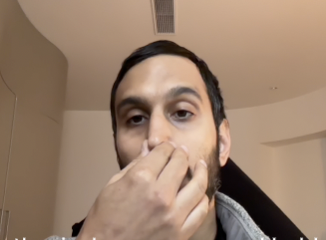
#> input picture assets/social/youtube/retrain/breath-hold-test/cover-still.png, 326 x 240 px, found by its file name
$ python make_co2_tolerance.py
#> lines starting #> are read from the running program, lines starting #| are printed output that depends on the picture
#!/usr/bin/env python3
import math
import os
from PIL import Image, ImageDraw, ImageFont, ImageOps, ImageFilter

HERE = os.path.dirname(os.path.abspath(__file__))
ROOT = os.path.dirname(HERE)
OUT_DIR = os.path.join(ROOT, "assets", "social", "youtube", "co2-tolerance")

S = 2
W, H = 1280 * S, 720 * S
CX = W // 2

CREAM = (248, 241, 232)
WARM_WHITE = (255, 250, 243)
CREAM_DEEP = (241, 231, 217)
CHARCOAL = (32, 39, 33)
INK = (21, 25, 22)
SAGE = (143, 165, 138)
SAGE_DARK = (95, 116, 94)
CLAY = (209, 144, 115)
OLIVE = (105, 120, 97)
MUTED = (125, 132, 118)
PILLAR_DIM = (129, 135, 122)

FONTS = os.path.join(ROOT, "breathing-reel", "fonts")


def font(path, size):
    return ImageFont.truetype(os.path.join(FONTS, path), int(size))


# [7 lines left out: function manrope, not called in this run]


def serif(size, italic=False):
    return font("InstrumentSerif-Italic.ttf" if italic else "InstrumentSerif-Regular.ttf", size)


def gradient_bg():
    small = Image.new("RGB", (64, 36))
#> small: PIL image 64x36 RGB; every value is 0
    px = small.load()
    for y in range(36):
        for x in range(64):
            t = (x / 63 * 0.50 + y / 35 * 0.50)
            if t < 0.5:
                u = t / 0.5
                c = tuple(int(WARM_WHITE[i] + (CREAM[i] - WARM_WHITE[i]) * u) for i in range(3))
            else:
                u = (t - 0.5) / 0.5
                c = tuple(int(CREAM[i] + (CREAM_DEEP[i] - CREAM[i]) * u) for i in range(3))
            px[x, y] = c
    return small.resize((W, H), Image.BILINEAR).convert("RGBA")
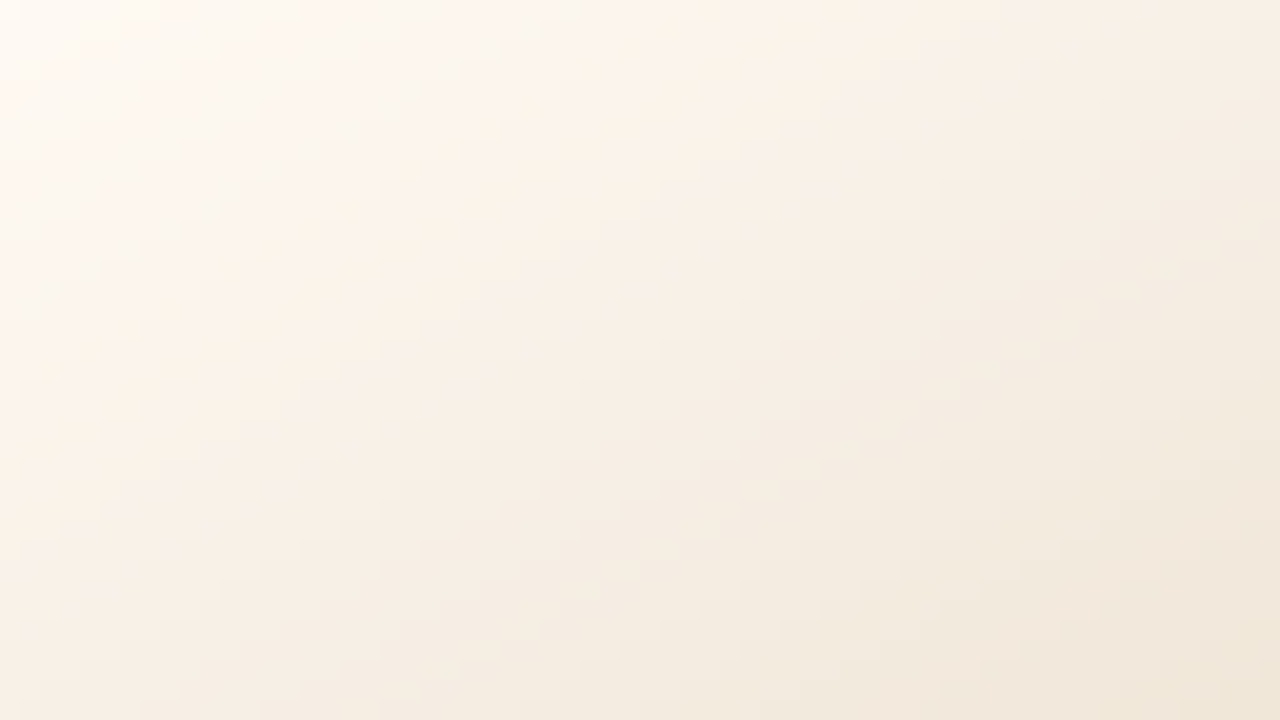
#> returned value: PIL image 2560x1440 RGBA (shown at 1/2 size); mean R, G, B, A 247.5, 240.3, 230.8, 255


def add_rings(img, mode="left"):
#> called with mode = 'left'
    overlay = Image.new("RGBA", (W, H), (0, 0, 0, 0))
#> overlay: PIL image 2560x1440 RGBA; every value is 0
    d = ImageDraw.Draw(overlay)

    def ring(cx, cy, r, color, alpha, width=2 * S):
        d.ellipse([cx - r, cy - r, cx + r, cy + r], outline=color + (alpha,), width=width)

    if mode == "left":
        ring(int(125 * S), int(720 * S), int(380 * S), SAGE_DARK, 32)
        ring(int(125 * S), int(720 * S), int(260 * S), SAGE_DARK, 22)
        ring(int(1000 * S), int(-80 * S), int(300 * S), SAGE, 22)
        ring(int(1075 * S), int(364 * S), int(118 * S), SAGE_DARK, 36)
        ring(int(1075 * S), int(364 * S), int(80 * S), SAGE_DARK, 20)
    else:
        ring(CX, int(350 * S), int(480 * S), SAGE_DARK, 28)
        ring(CX, int(350 * S), int(360 * S), SAGE_DARK, 20)
        ring(int(-40 * S), int(720 * S), int(280 * S), SAGE_DARK, 22)
        ring(int(1330 * S), int(0), int(260 * S), SAGE, 20)
    return Image.alpha_composite(img, overlay)


def key_logo():
    logo = Image.open(os.path.join(ROOT, "assets", "brand", "logo.png")).convert("RGBA")
    px = logo.load()
    for y in range(logo.height):
        for x in range(logo.width):
            r, g, b, a = px[x, y]
            whiteness = min(r, g, b)
            if whiteness >= 250:
                na = 0
            elif whiteness <= 232:
                na = 255
            else:
                na = int(255 * (250 - whiteness) / 18)
            px[x, y] = (r, g, b, min(a, na))
    return logo


# [12 lines left out: functions draw_tracked, tracked_width, not called in this run]


def draw_tracked_center(d, cx, y, text, fnt, fill, tracking):
    x = cx - tracked_width(d, text, fnt, tracking) / 2
    draw_tracked(d, (x, y), text, fnt, fill, tracking)


# [87 lines left out: functions tracked_segments, tracked_segments_width, draw_retrain_pillars, wrap_words, draw_mixed_title, not called in this run]


def add_founder_photo(img):
    panel_w = int(500 * S)
    co2_still = os.path.join(OUT_DIR, "cover-still.png")
    source = co2_still if os.path.exists(co2_still) else os.path.join(ROOT, "assets", "photos", "suraj.jpg")
    photo = Image.open(source).convert("RGB")
    target_ratio = panel_w / H
    photo_ratio = photo.width / photo.height
#> photo_ratio = 1.36
    if photo_ratio > target_ratio:
        new_h = H
        new_w = int(H * photo_ratio)
#> new_w = 1956
    else:
        new_w = panel_w
        new_h = int(panel_w / photo_ratio)
    photo = photo.resize((new_w, new_h), Image.LANCZOS)
#> photo: PIL image 1956x1440 RGB
    left = int((new_w - panel_w) * (0.50 if source == co2_still else 0.55))
#> left = 478
    top = int((new_h - H) * (0.42 if source == co2_still else 0.14))
    photo = photo.crop((left, top, left + panel_w, top + H))
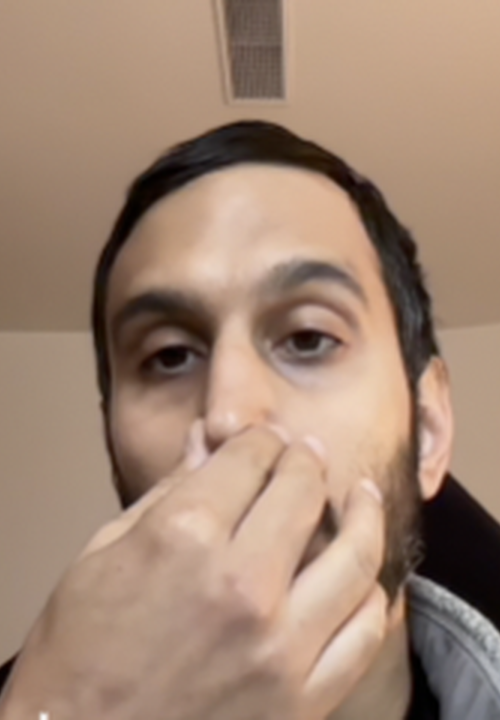
#> photo: PIL image 1000x1440 RGB (shown at 1/2 size); mean R, G, B 161.5, 134.6, 116.2
    gray = ImageOps.autocontrast(ImageOps.grayscale(photo), cutoff=1)
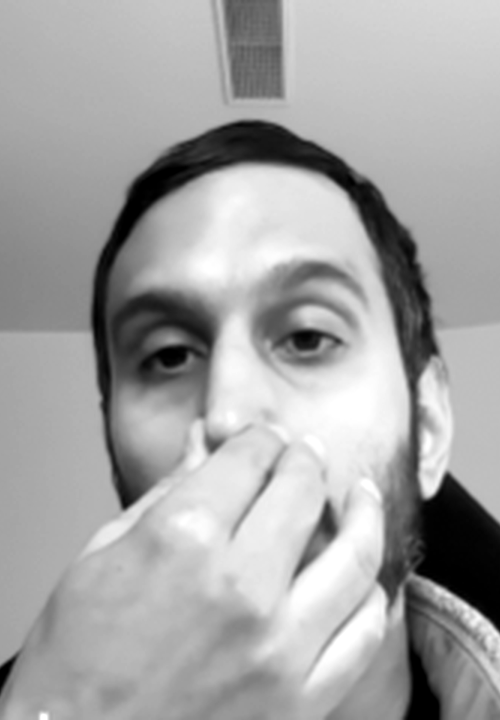
#> gray: PIL image 1000x1440 L (shown at 1/2 size); min 0, max 255, mean 164.8
    duo = ImageOps.colorize(gray, black=(30, 34, 30), white=(238, 232, 222), mid=(116, 128, 112)).convert("RGBA")
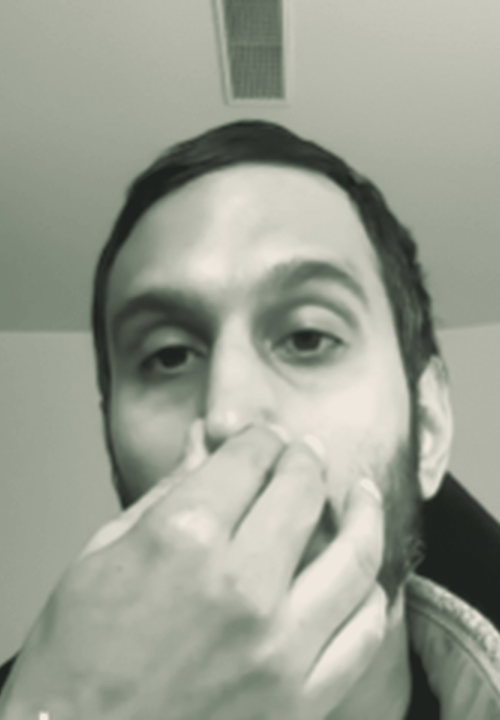
#> duo: PIL image 1000x1440 RGBA (shown at 1/2 size); mean R, G, B, A 154.9, 159.2, 146.6, 255
    duo = duo.filter(ImageFilter.GaussianBlur(0.2 * S))

    mask = Image.new("L", (panel_w, H), 255)
#> mask: PIL image 1000x1440 L; every value is 255
    px = mask.load()
    fade = int(panel_w * 0.46)
    for x in range(panel_w):
        a = 255
        if x < fade:
            v = x / fade
            a = int(255 * (v * v))
        for y in range(H):
            px[x, y] = a
    duo.putalpha(mask)
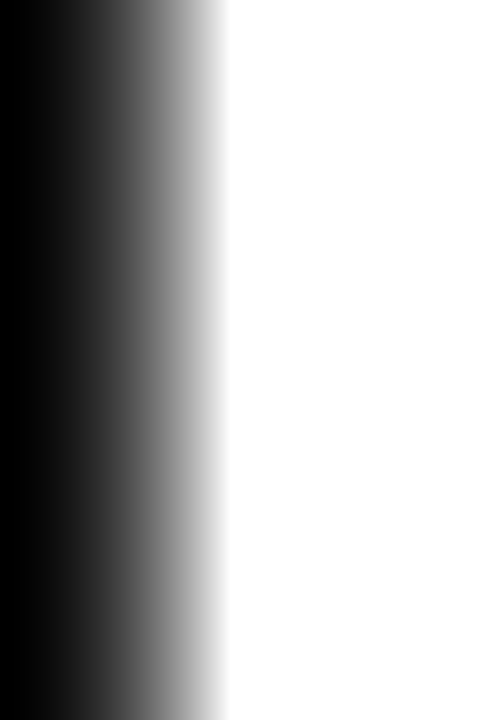
#> mask: PIL image 1000x1440 L (shown at 1/2 size); min 0, max 255, mean 176.4
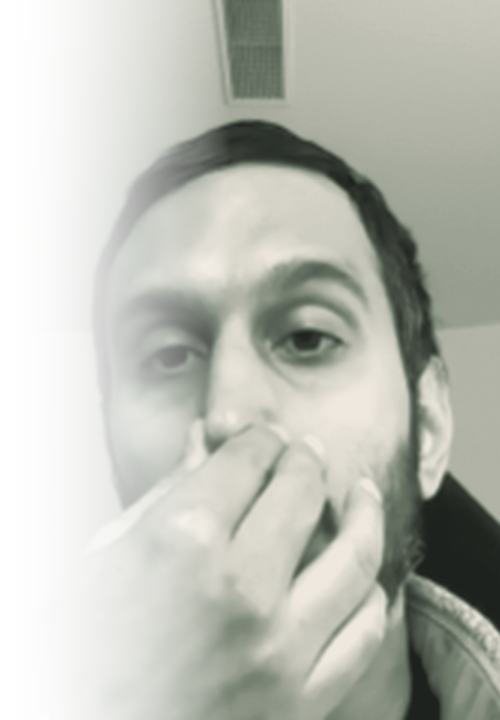
#> duo: PIL image 1000x1440 RGBA (shown at 1/2 size); mean R, G, B, A 154.9, 159.2, 146.6, 176.4; transparent parts drawn white
    img.alpha_composite(duo, (W - panel_w, 0))
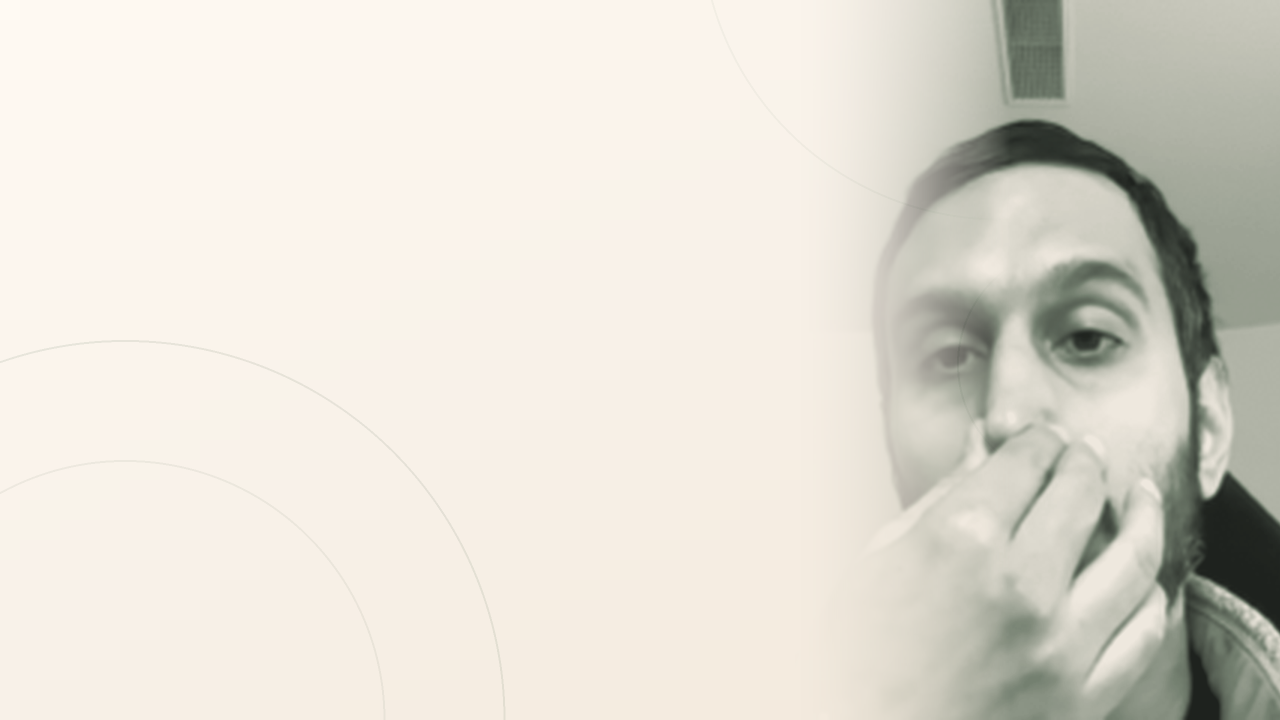
#> img: PIL image 2560x1440 RGBA (shown at 1/2 size); mean R, G, B, A 224.2, 220.1, 210.3, 255
    return img


def cover():
    img = add_rings(gradient_bg(), "left")
    img = add_founder_photo(img)
    d = ImageDraw.Draw(img)

    pad_x = int(72 * S)
    pad_top = int(58 * S)
    logo_sz = int(72 * S)
    logo = key_logo().resize((logo_sz, logo_sz), Image.LANCZOS)
    img.alpha_composite(logo, (pad_x - int(6 * S), pad_top - int(6 * S)))

    name_x = pad_x + logo_sz + int(12 * S)
    d.text((name_x, pad_top + int(2 * S)), "The Breath Reset", font=serif(34 * S), fill=CHARCOAL)
    draw_retrain_pillars(d, name_x + int(2 * S), pad_top + int(44 * S), 13 * S, int(3 * S))

    eb_y = int(202 * S)
    eb_font = manrope(15 * S, 700)
    d.line([(pad_x, eb_y + int(9 * S)), (pad_x + int(40 * S), eb_y + int(9 * S))],
           fill=CLAY, width=int(2 * S))
    draw_tracked(d, (pad_x + int(54 * S), eb_y), "CO₂ TOLERANCE", eb_font, CLAY, int(3.5 * S))

    ty = int(244 * S)
    ty = draw_mixed_title(d, pad_x, ty, "Breath |Hold| Test", 86 * S, int(650 * S), int(88 * S))

    sub_font = manrope(25 * S, 600)
    d.text((pad_x, ty + int(8 * S)), "A simple way to explore your CO₂ tolerance", font=sub_font, fill=OLIVE)

    ins_font = manrope(25 * S, 500)
    small_font = manrope(20 * S, 500)
    iy = ty + int(70 * S)
    for line in ["Breathe normally.", "Exhale gently. Then hold."]:
        d.text((pad_x, iy), line, font=ins_font, fill=INK)
        iy += int(39 * S)
    d.text((pad_x, iy + int(10 * S)), "Stop when you feel the first clear urge to breathe.",
           font=small_font, fill=MUTED)

    footer_y = int(642 * S)
    d.text((pad_x, footer_y), "The Breath Reset", font=serif(28 * S), fill=CHARCOAL)
    draw_retrain_pillars(d, pad_x, footer_y + int(42 * S), 12 * S, int(2.8 * S))

    out = img.convert("RGB").resize((1280, 720), Image.LANCZOS)
    out.save(os.path.join(OUT_DIR, "cover.png"), "PNG")


# [42 lines left out: function end_screen, not called in this run]


def main():
    os.makedirs(OUT_DIR, exist_ok=True)
    cover()
    end_screen()
    print("saved", os.path.relpath(os.path.join(OUT_DIR, "cover.png"), ROOT))
    print("saved", os.path.relpath(os.path.join(OUT_DIR, "end-screen.png"), ROOT))


if __name__ == "__main__":
#> (the run stopped early here; a loop or call above may not have finished)

$ run again, with assets/photos/hero-suraj-facilitating.jpg saved as assets/social/youtube/retrain/breath-hold-test/cover-still.png
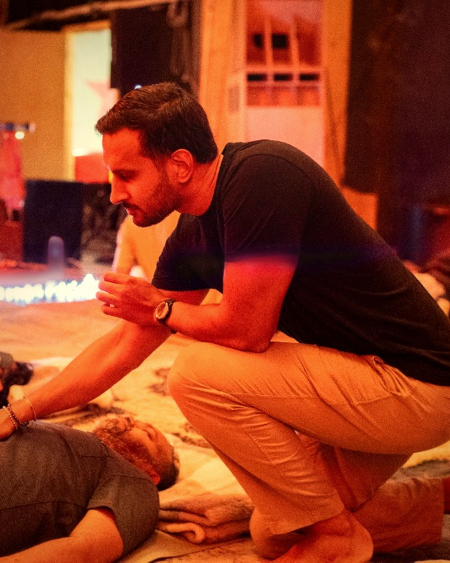
#> input picture assets/photos/hero-suraj-facilitating.jpg, 900 x 1125 px, found by its file name (shown at 1/2 size)
#> small: PIL image 64x36 RGB; every value is 0
#> overlay: PIL image 2560x1440 RGBA; every value is 0
#> in add_founder_photo, photo is the input picture: PIL image 900x1125 RGB; mean R, G, B 147.8, 58.4, 30.7
#> in add_founder_photo, `duo.putalpha(mask)`:
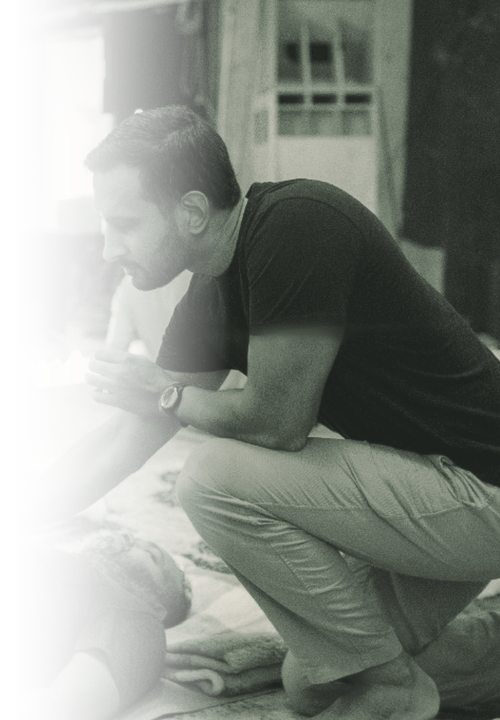
#> duo: PIL image 1000x1440 RGBA (shown at 1/2 size); mean R, G, B, A 92, 98.9, 88.5, 176.4; transparent parts drawn white
#> in add_founder_photo, `img.alpha_composite(duo, (W - panel_w, 0))`:
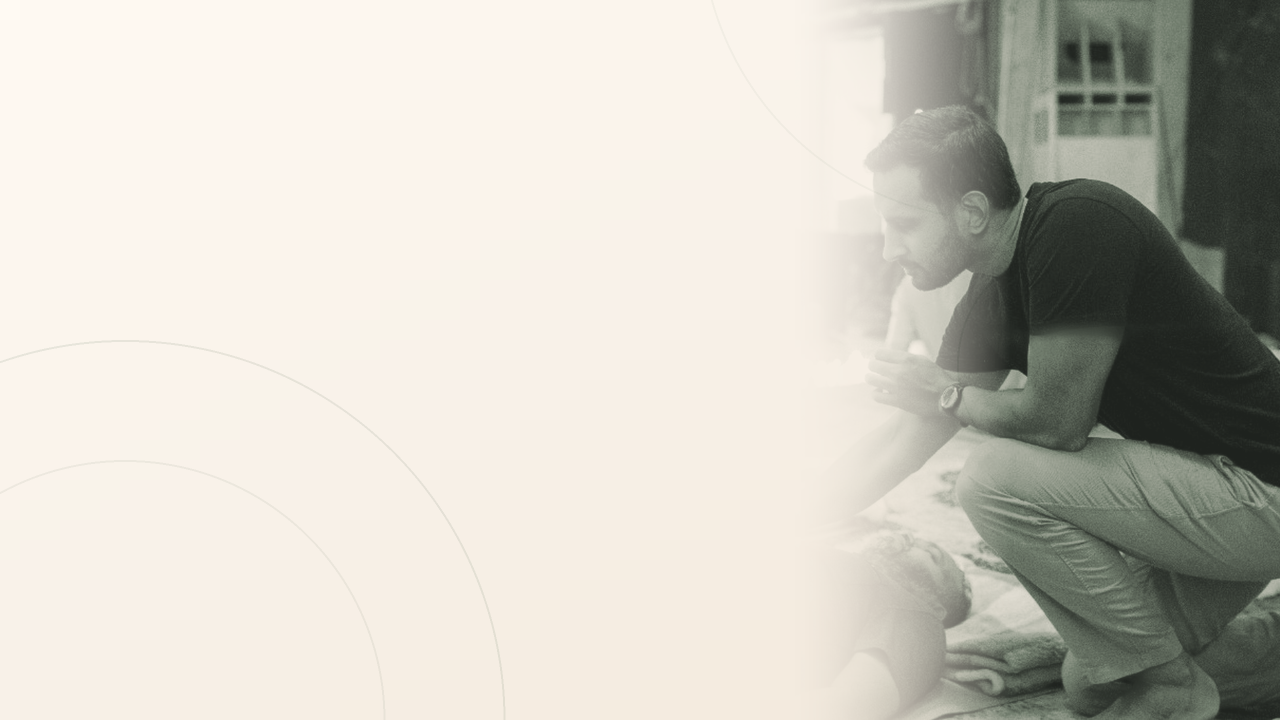
#> img: PIL image 2560x1440 RGBA (shown at 1/2 size); mean R, G, B, A 204.1, 201.1, 191.8, 255
